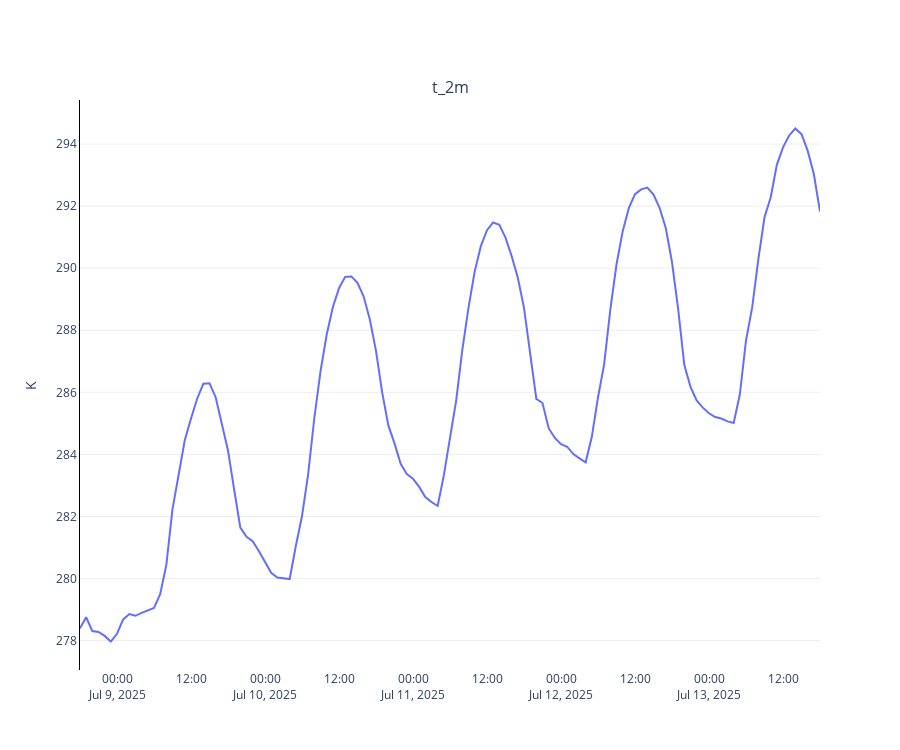

This figure's notebook cell:
### Markdown cell above
**Plot the results**

### Code cell
from earthkit.plots.interactive import Chart

chart = Chart()
TIME_FREQUENCY = "1h"

chart.line(ds)
#chart.line(ds,aggregation='mean', line_color='grey', time_frequency=TIME_FREQUENCY)
chart.show()  # Replace with chart.show() in an interactive session!
